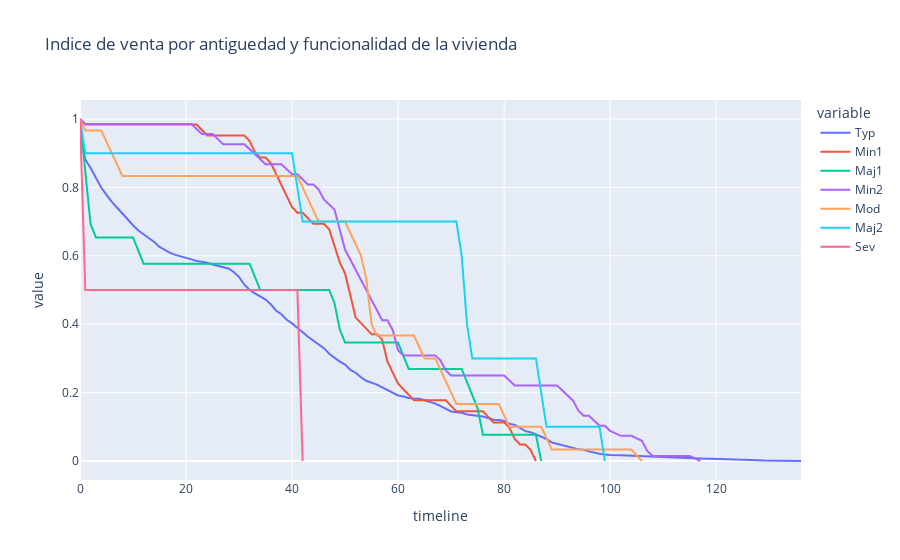

Notebook code cell kept with this figure:
### Code cell
rates, logrank= survival(data, 'Functional', 'antiguedadventa', 'venta')
rates.plot(kind='line',title = 'Indice de venta por antiguedad y funcionalidad de la vivienda')
